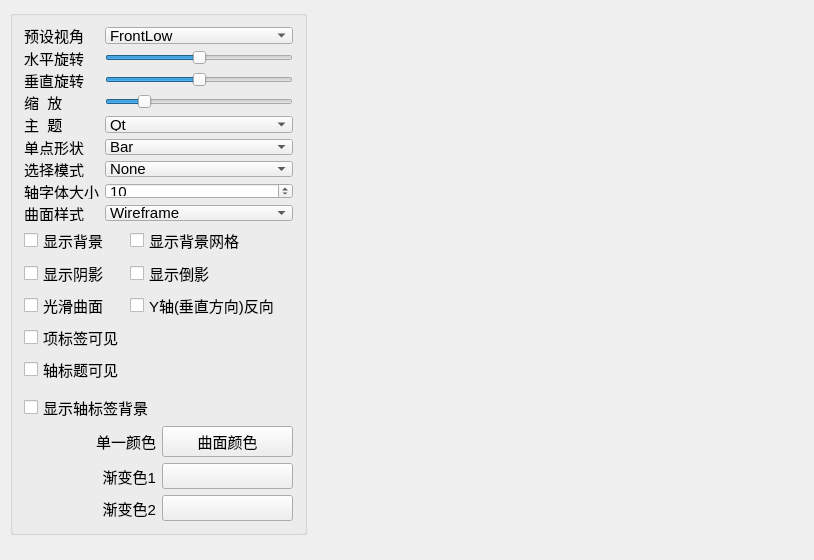
<?xml version="1.0" encoding="UTF-8"?>
<ui version="4.0">
 <class>MainWindow</class>
 <widget class="QMainWindow" name="MainWindow">
  <property name="geometry">
   <rect>
    <x>0</x>
    <y>0</y>
    <width>814</width>
    <height>560</height>
   </rect>
  </property>
  <property name="font">
   <font>
    <pointsize>11</pointsize>
   </font>
  </property>
  <property name="windowTitle">
   <string>Q3DSurface绘图</string>
  </property>
  <widget class="QWidget" name="centralWidget">
   <widget class="QGroupBox" name="groupBox">
    <property name="geometry">
     <rect>
      <x>10</x>
      <y>10</y>
      <width>297</width>
      <height>525</height>
     </rect>
    </property>
    <property name="title">
     <string/>
    </property>
    <layout class="QVBoxLayout" name="verticalLayout">
     <item>
      <layout class="QGridLayout" name="gridLayout">
       <item row="0" column="0">
        <widget class="QLabel" name="label_6">
         <property name="text">
          <string>预设视角</string>
         </property>
         <property name="buddy">
          <cstring>comboBox</cstring>
         </property>
        </widget>
       </item>
       <item row="0" column="1">
        <widget class="QComboBox" name="comboBox">
         <item>
          <property name="text">
           <string>FrontLow</string>
          </property>
         </item>
         <item>
          <property name="text">
           <string>Front</string>
          </property>
         </item>
         <item>
          <property name="text">
           <string>FrontHigh</string>
          </property>
         </item>
         <item>
          <property name="text">
           <string>LeftLow</string>
          </property>
         </item>
         <item>
          <property name="text">
           <string>Left</string>
          </property>
         </item>
         <item>
          <property name="text">
           <string>LeftHigh</string>
          </property>
         </item>
         <item>
          <property name="text">
           <string>RightLow</string>
          </property>
         </item>
         <item>
          <property name="text">
           <string>Right</string>
          </property>
         </item>
         <item>
          <property name="text">
           <string>RightHigh</string>
          </property>
         </item>
         <item>
          <property name="text">
           <string>BehindLow</string>
          </property>
         </item>
         <item>
          <property name="text">
           <string>Behind</string>
          </property>
         </item>
         <item>
          <property name="text">
           <string>BehindHigh</string>
          </property>
         </item>
         <item>
          <property name="text">
           <string>IsometricLeft</string>
          </property>
         </item>
         <item>
          <property name="text">
           <string>IsometricLeftHigh</string>
          </property>
         </item>
         <item>
          <property name="text">
           <string>IsometricRight</string>
          </property>
         </item>
         <item>
          <property name="text">
           <string>IsometricRightHigh</string>
          </property>
         </item>
         <item>
          <property name="text">
           <string>DirectlyAbove</string>
          </property>
         </item>
         <item>
          <property name="text">
           <string>DirectlyAboveCW45</string>
          </property>
         </item>
         <item>
          <property name="text">
           <string>DirectlyAboveCCW45</string>
          </property>
         </item>
         <item>
          <property name="text">
           <string>FrontBelow</string>
          </property>
         </item>
         <item>
          <property name="text">
           <string>LeftBelow</string>
          </property>
         </item>
         <item>
          <property name="text">
           <string>RightBelow</string>
          </property>
         </item>
         <item>
          <property name="text">
           <string>BehindBelow</string>
          </property>
         </item>
         <item>
          <property name="text">
           <string>DirectlyBelow</string>
          </property>
         </item>
        </widget>
       </item>
       <item row="1" column="0">
        <widget class="QLabel" name="label_7">
         <property name="text">
          <string>水平旋转</string>
         </property>
         <property name="buddy">
          <cstring>sliderH</cstring>
         </property>
        </widget>
       </item>
       <item row="1" column="1">
        <widget class="QSlider" name="sliderH">
         <property name="minimum">
          <number>-180</number>
         </property>
         <property name="maximum">
          <number>180</number>
         </property>
         <property name="orientation">
          <enum>Qt::Horizontal</enum>
         </property>
        </widget>
       </item>
       <item row="2" column="0">
        <widget class="QLabel" name="label_8">
         <property name="text">
          <string>垂直旋转</string>
         </property>
         <property name="buddy">
          <cstring>sliderV</cstring>
         </property>
        </widget>
       </item>
       <item row="2" column="1">
        <widget class="QSlider" name="sliderV">
         <property name="minimum">
          <number>-180</number>
         </property>
         <property name="maximum">
          <number>180</number>
         </property>
         <property name="orientation">
          <enum>Qt::Horizontal</enum>
         </property>
        </widget>
       </item>
       <item row="3" column="0">
        <widget class="QLabel" name="label_12">
         <property name="text">
          <string>缩  放</string>
         </property>
        </widget>
       </item>
       <item row="3" column="1">
        <widget class="QSlider" name="sliderZoom">
         <property name="minimum">
          <number>10</number>
         </property>
         <property name="maximum">
          <number>500</number>
         </property>
         <property name="value">
          <number>100</number>
         </property>
         <property name="orientation">
          <enum>Qt::Horizontal</enum>
         </property>
        </widget>
       </item>
       <item row="4" column="0">
        <widget class="QLabel" name="label">
         <property name="text">
          <string>主  题</string>
         </property>
         <property name="buddy">
          <cstring>cBoxTheme</cstring>
         </property>
        </widget>
       </item>
       <item row="4" column="1">
        <widget class="QComboBox" name="cBoxTheme">
         <item>
          <property name="text">
           <string>Qt</string>
          </property>
         </item>
         <item>
          <property name="text">
           <string>Primary Colors</string>
          </property>
         </item>
         <item>
          <property name="text">
           <string>Digia</string>
          </property>
         </item>
         <item>
          <property name="text">
           <string>StoneMoss</string>
          </property>
         </item>
         <item>
          <property name="text">
           <string>ArmyBlue</string>
          </property>
         </item>
         <item>
          <property name="text">
           <string>Retro</string>
          </property>
         </item>
         <item>
          <property name="text">
           <string>Ebony</string>
          </property>
         </item>
         <item>
          <property name="text">
           <string>Isabelle</string>
          </property>
         </item>
        </widget>
       </item>
       <item row="5" column="0">
        <widget class="QLabel" name="label_2">
         <property name="text">
          <string>单点形状</string>
         </property>
         <property name="buddy">
          <cstring>cBoxBarStyle</cstring>
         </property>
        </widget>
       </item>
       <item row="5" column="1">
        <widget class="QComboBox" name="cBoxBarStyle">
         <item>
          <property name="text">
           <string>Bar</string>
          </property>
         </item>
         <item>
          <property name="text">
           <string>Cube</string>
          </property>
         </item>
         <item>
          <property name="text">
           <string>Pyramid</string>
          </property>
         </item>
         <item>
          <property name="text">
           <string>Cone</string>
          </property>
         </item>
         <item>
          <property name="text">
           <string>Cylinder</string>
          </property>
         </item>
         <item>
          <property name="text">
           <string>BevelBar</string>
          </property>
         </item>
         <item>
          <property name="text">
           <string>BevelCube</string>
          </property>
         </item>
         <item>
          <property name="text">
           <string>Sphere</string>
          </property>
         </item>
         <item>
          <property name="text">
           <string>Minimal</string>
          </property>
         </item>
         <item>
          <property name="text">
           <string>Arrow</string>
          </property>
         </item>
         <item>
          <property name="text">
           <string>Point</string>
          </property>
         </item>
        </widget>
       </item>
       <item row="6" column="0">
        <widget class="QLabel" name="label_3">
         <property name="text">
          <string>选择模式</string>
         </property>
         <property name="buddy">
          <cstring>cBoxSelectionMode</cstring>
         </property>
        </widget>
       </item>
       <item row="6" column="1">
        <widget class="QComboBox" name="cBoxSelectionMode">
         <item>
          <property name="text">
           <string>None</string>
          </property>
         </item>
         <item>
          <property name="text">
           <string>Item</string>
          </property>
         </item>
         <item>
          <property name="text">
           <string>Row Slice</string>
          </property>
         </item>
         <item>
          <property name="text">
           <string>Column Slice</string>
          </property>
         </item>
        </widget>
       </item>
       <item row="7" column="0">
        <widget class="QLabel" name="label_4">
         <property name="text">
          <string>轴字体大小</string>
         </property>
         <property name="buddy">
          <cstring>spinFontSize</cstring>
         </property>
        </widget>
       </item>
       <item row="7" column="1">
        <widget class="QSpinBox" name="spinFontSize">
         <property name="minimum">
          <number>5</number>
         </property>
         <property name="value">
          <number>10</number>
         </property>
        </widget>
       </item>
       <item row="8" column="0">
        <widget class="QLabel" name="label_5">
         <property name="text">
          <string>曲面样式</string>
         </property>
        </widget>
       </item>
       <item row="8" column="1">
        <widget class="QComboBox" name="comboDrawMode">
         <item>
          <property name="text">
           <string>Wireframe</string>
          </property>
         </item>
         <item>
          <property name="text">
           <string>Surface</string>
          </property>
         </item>
         <item>
          <property name="text">
           <string>Surface And Wireframe</string>
          </property>
         </item>
        </widget>
       </item>
      </layout>
     </item>
     <item>
      <layout class="QGridLayout" name="gridLayout_3">
       <item row="0" column="0">
        <widget class="QCheckBox" name="chkBoxBackground">
         <property name="text">
          <string>显示背景</string>
         </property>
        </widget>
       </item>
       <item row="0" column="1" colspan="3">
        <widget class="QCheckBox" name="chkBoxGrid">
         <property name="text">
          <string>显示背景网格</string>
         </property>
        </widget>
       </item>
       <item row="1" column="0">
        <widget class="QCheckBox" name="chkBoxShadow">
         <property name="text">
          <string>显示阴影</string>
         </property>
        </widget>
       </item>
       <item row="1" column="1" colspan="3">
        <widget class="QCheckBox" name="chkBoxReflection">
         <property name="text">
          <string>显示倒影</string>
         </property>
        </widget>
       </item>
       <item row="2" column="0">
        <widget class="QCheckBox" name="chkBoxSmooth">
         <property name="text">
          <string>光滑曲面</string>
         </property>
        </widget>
       </item>
       <item row="2" column="1" colspan="3">
        <widget class="QCheckBox" name="chkBoxReverse">
         <property name="text">
          <string>Y轴(垂直方向)反向</string>
         </property>
        </widget>
       </item>
       <item row="3" column="0">
        <widget class="QCheckBox" name="chkBoxItemLabel">
         <property name="text">
          <string>项标签可见</string>
         </property>
        </widget>
       </item>
       <item row="3" column="2" colspan="2">
        <spacer name="horizontalSpacer">
         <property name="orientation">
          <enum>Qt::Horizontal</enum>
         </property>
         <property name="sizeHint" stdset="0">
          <size>
           <width>40</width>
           <height>20</height>
          </size>
         </property>
        </spacer>
       </item>
       <item row="4" column="0">
        <widget class="QCheckBox" name="chkBoxAxisTitle">
         <property name="text">
          <string>轴标题可见</string>
         </property>
        </widget>
       </item>
       <item row="4" column="2" rowspan="2" colspan="2">
        <spacer name="horizontalSpacer_2">
         <property name="orientation">
          <enum>Qt::Horizontal</enum>
         </property>
         <property name="sizeHint" stdset="0">
          <size>
           <width>40</width>
           <height>20</height>
          </size>
         </property>
        </spacer>
       </item>
       <item row="5" column="3" rowspan="2">
        <spacer name="horizontalSpacer_3">
         <property name="orientation">
          <enum>Qt::Horizontal</enum>
         </property>
         <property name="sizeHint" stdset="0">
          <size>
           <width>40</width>
           <height>20</height>
          </size>
         </property>
        </spacer>
       </item>
       <item row="6" column="0" colspan="2">
        <widget class="QCheckBox" name="chkBoxAxisBackground">
         <property name="text">
          <string>显示轴标签背景</string>
         </property>
        </widget>
       </item>
      </layout>
     </item>
     <item>
      <layout class="QGridLayout" name="gridLayout_2">
       <item row="0" column="0">
        <widget class="QLabel" name="label_11">
         <property name="text">
          <string>单一颜色</string>
         </property>
         <property name="alignment">
          <set>Qt::AlignRight|Qt::AlignTrailing|Qt::AlignVCenter</set>
         </property>
         <property name="buddy">
          <cstring>btnBarColor</cstring>
         </property>
        </widget>
       </item>
       <item row="0" column="1">
        <widget class="QPushButton" name="btnBarColor">
         <property name="text">
          <string>曲面颜色</string>
         </property>
        </widget>
       </item>
       <item row="1" column="0">
        <widget class="QLabel" name="label_9">
         <property name="text">
          <string>渐变色1</string>
         </property>
         <property name="alignment">
          <set>Qt::AlignRight|Qt::AlignTrailing|Qt::AlignVCenter</set>
         </property>
         <property name="buddy">
          <cstring>btnGrad1</cstring>
         </property>
        </widget>
       </item>
       <item row="1" column="1">
        <widget class="QPushButton" name="btnGrad1">
         <property name="text">
          <string/>
         </property>
        </widget>
       </item>
       <item row="2" column="0">
        <widget class="QLabel" name="label_10">
         <property name="text">
          <string>渐变色2</string>
         </property>
         <property name="alignment">
          <set>Qt::AlignRight|Qt::AlignTrailing|Qt::AlignVCenter</set>
         </property>
         <property name="buddy">
          <cstring>btnGrad2</cstring>
         </property>
        </widget>
       </item>
       <item row="2" column="1">
        <widget class="QPushButton" name="btnGrad2">
         <property name="text">
          <string/>
         </property>
        </widget>
       </item>
      </layout>
     </item>
     <item>
      <spacer name="verticalSpacer">
       <property name="orientation">
        <enum>Qt::Vertical</enum>
       </property>
       <property name="sizeHint" stdset="0">
        <size>
         <width>20</width>
         <height>18</height>
        </size>
       </property>
      </spacer>
     </item>
    </layout>
   </widget>
  </widget>
 </widget>
 <layoutdefault spacing="6" margin="11"/>
 <resources/>
 <connections/>
</ui>
